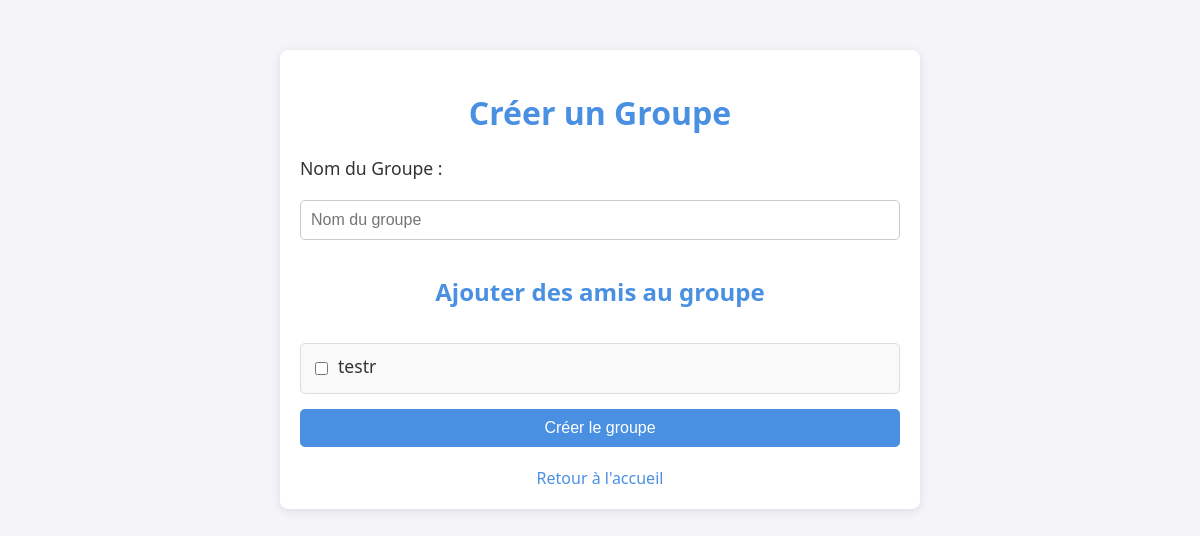
Page /create_group (signed in) on the earlier database version.
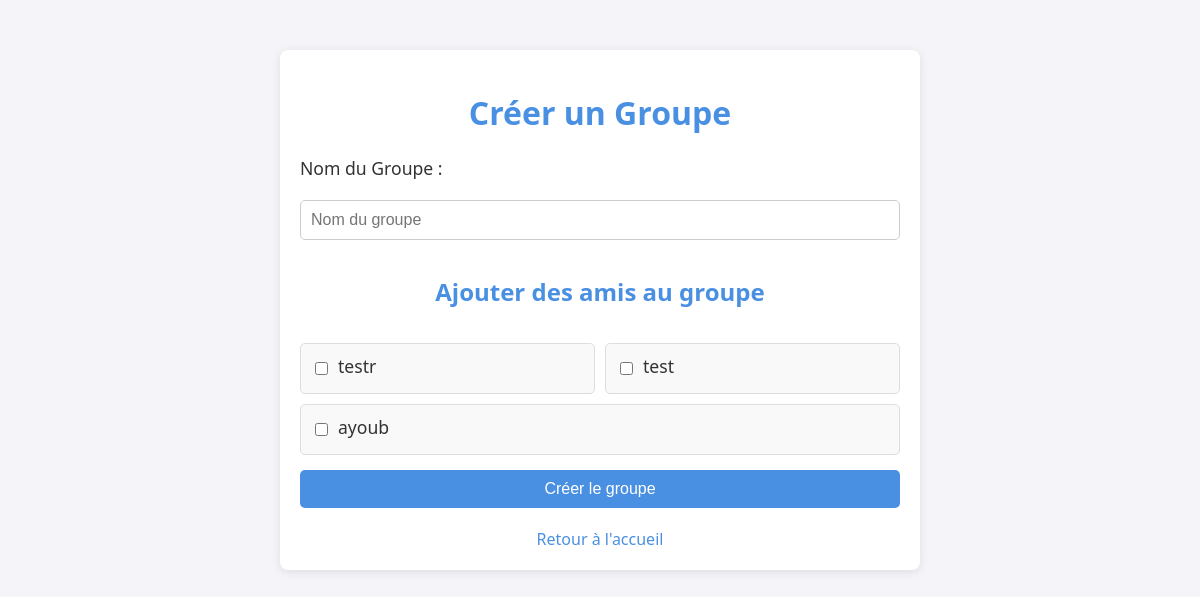
Same page on the later database version.
### models.py (models this page shows)
class User(UserMixin, db.Model):
    id = db.Column(db.Integer, primary_key=True)
    username = db.Column(db.String(150), unique=True, nullable=False)
    email = db.Column(db.String(150), unique=True, nullable=False)  # Nouveau champ
    phone_number = db.Column(db.String(20), unique=True, nullable=False)  # Nouveau champ
    password = db.Column(db.String(150), nullable=False)
    profile_picture = db.Column(db.String(200))
    bio = db.Column(db.Text)
    is_active = db.Column(db.Boolean, default=True)

### app.py (the view, shortened to what this page needs)
@app.route('/create_group', methods=['GET', 'POST'])
@login_required
def create_group():
    friendships = Friend.query.filter_by(user_id=current_user.id).all()
    friends = [db.session.get(User, friendship.friend_id) for friendship in friendships]
    return render_template('create_group.html', friends=friends)

### app.py (called while the page is built)
@login_manager.user_loader
def load_user(user_id):
    return db.session.get(User, int(user_id))  # Correctif pour éviter LegacyAPIWarning

@app.context_processor
def inject_profile_picture():
    def get_profile_picture(user):
        if user.profile_picture and os.path.exists(user.profile_picture):
            return url_for('static', filename=f"photos_profil/{os.path.basename(user.profile_picture)}")
        return url_for('static', filename='icone-profil-avatar-par-defaut-image-utilisateur-medias-sociaux-icone-avatar-gris-silhouette-profil-vierge-illustration-vectorielle_561158-3467.avif')
    return dict(get_profile_picture=get_profile_picture)

### templates/create_group.html (shortened to what this page needs)
<!DOCTYPE html>
<html lang="fr">
<head>
    <link rel="stylesheet" href="https://cdnjs.cloudflare.com/ajax/libs/font-awesome/5.15.4/css/all.min.css">
</head>
<body>
    <div class="container">
        <h1>Créer un Groupe</h1>
        <form method="POST" action="{{ url_for('create_group') }}">
            <label for="group_name">Nom du Groupe :</label>
            <input type="text" id="group_name" name="group_name" placeholder="Nom du groupe" required>
            <h2>Ajouter des amis au groupe</h2>
            <div class="friends-list">
                {% for friend in friends %}
                    <div class="friend-item">
                        <input
                            type="checkbox"
                            id="friend_{{ friend.id }}"
                            name="friends"
                            value="{{ friend.id }}"
                            onchange="limitGroupSelection()">
                        <label for="friend_{{ friend.id }}">{{ friend.username }}</label>
                    </div>
                {% endfor %}
            </div>
            <button type="submit">Créer le groupe</button>
        </form>
        <a href="{{ url_for('index') }}">Retour à l'accueil</a>
    </div>
</body>
</html>

Differences in the rows shown:
now on this page (row edited): User: username "test"
now on this page (row unchanged): User: username "ayoub"
